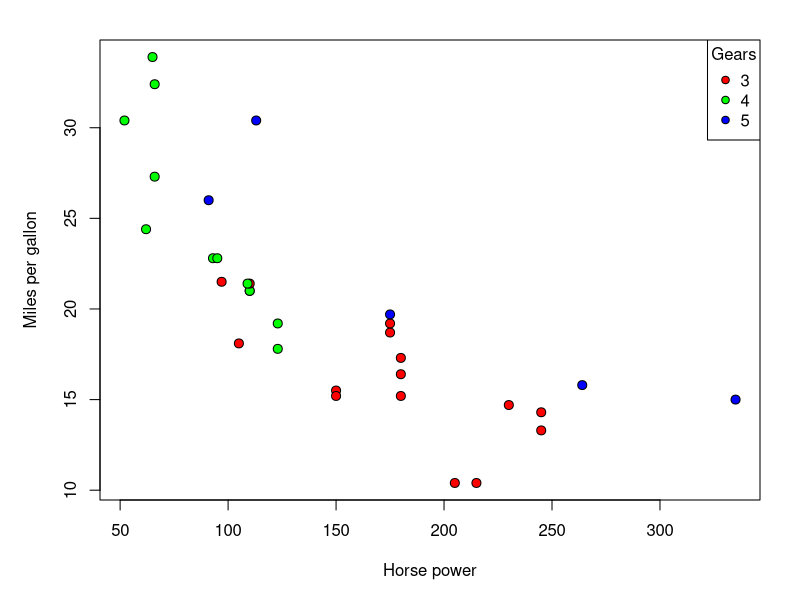

Generate this figure with R:
## ---- chunk 1
knitr::opts_chunk$set(echo = TRUE)
## ---- chunk 2
library(knitr)
kable(mtcars[1:6,], caption="**Table 1.** The first 6 rows of the mtcars dataset")
## ---- chunk 3
fit <- lm(mpg ~ hp, data=mtcars)
kable(anova(fit))
## ---- chunk 4
par(mar=c(5,5,2,2))
palette(rainbow(3))
with(mtcars,plot(hp, mpg, pch=21, 
                 xlab="Horse power",
                 ylab="Miles per gallon",
                 bg=as.factor(gear), cex=1.2))
legend("topright", levels(as.factor(mtcars$gear)), pch=21, pt.bg=palette(),
       title="Gears")
